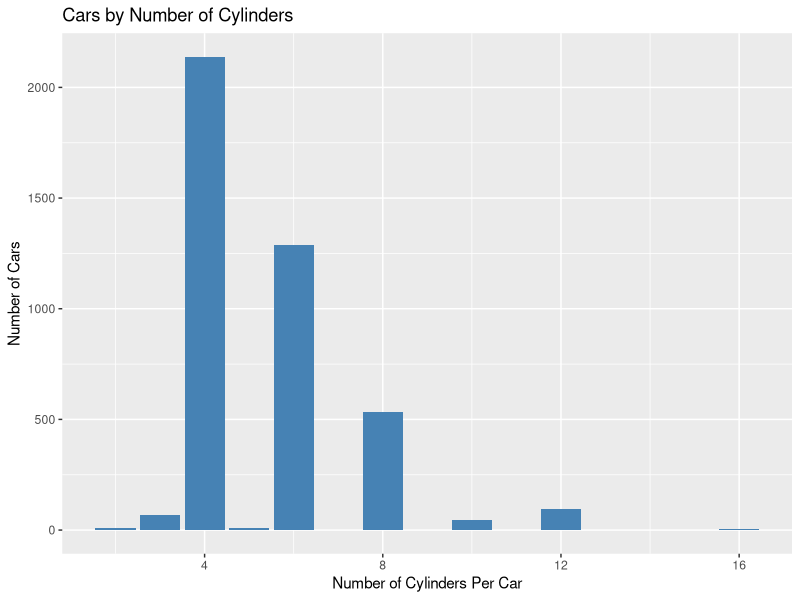
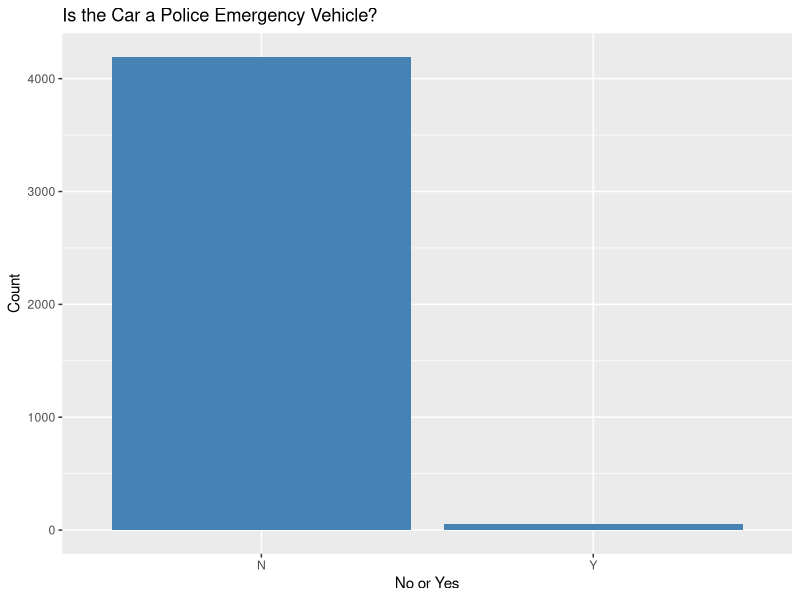
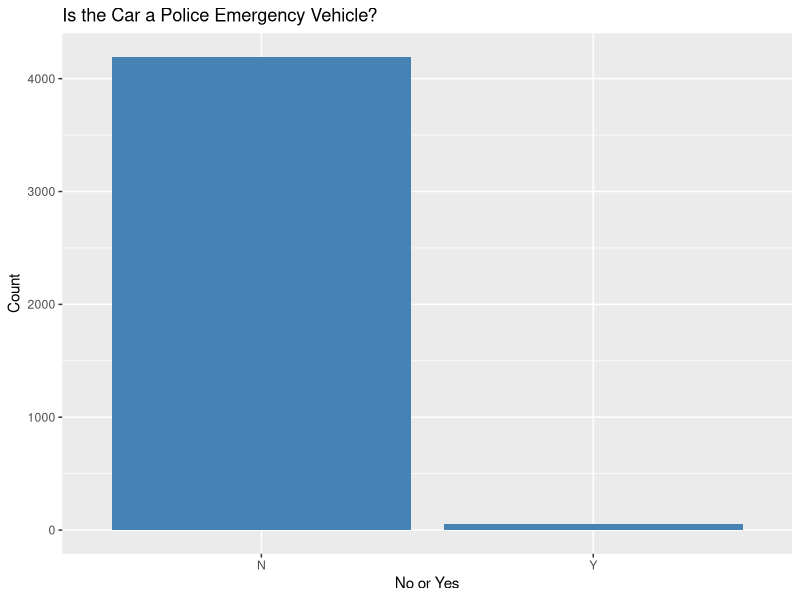

Write R code to recreate these figures, in order.
## ---- chunk 1
epa <- read.csv("./18tstcar-2018-01-02.csv")

epa
## ---- chunk 2
install.packages("tidyverse")
library("tidyverse")
## ---- chunk 3
 cylinderPlot <- epa %>% 
  group_by(X..of.Cylinders.and.Rotors) %>% 
  tally() %>% 
   ggplot(aes(x=X..of.Cylinders.and.Rotors, y=n)) + geom_bar(stat="identity", fill="steelblue") + labs(x="Number of Cylinders Per Car", y="Number of Cars", title="Cars by Number of Cylinders") 
cylinderPlot
## ---- chunk 4
policePlot <- epa %>% 
  group_by(	
Police...Emergency.Vehicle.) %>% 
  tally() %>% 
   ggplot(aes(	
Police...Emergency.Vehicle., y=n)) + geom_bar(stat="identity", fill="steelblue") + labs(x="No or Yes", y="Count", title="Is the Car a Police Emergency Vehicle?")
policePlot
## ---- chunk 5
savePlot <- function(myPlot) {
        pdf("myPlot2.pdf")
        print(myPlot)
        dev.off()
}

savePlot(policePlot)
